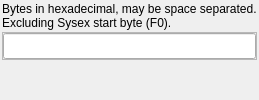
                         <widget class="QWidget" name="page_midiSend_sysex">
                          <layout class="QVBoxLayout" name="verticalLayout_30" stretch="0,0,0">
                           <property name="spacing">
                            <number>2</number>
                           </property>
                           <property name="leftMargin">
                            <number>2</number>
                           </property>
                           <property name="topMargin">
                            <number>2</number>
                           </property>
                           <property name="rightMargin">
                            <number>2</number>
                           </property>
                           <property name="bottomMargin">
                            <number>2</number>
                           </property>
                           <item>
                            <widget class="QLabel" name="label_40">
                             <property name="text">
                              <string>Bytes in hexadecimal, may be space separated. Excluding Sysex start byte (F0).</string>
                             </property>
                             <property name="wordWrap">
                              <bool>true</bool>
                             </property>
                            </widget>
                           </item>
                           <item>
                            <widget class="QFrame" name="frame_51">
                             <property name="minimumSize">
                              <size>
                               <width>0</width>
                               <height>28</height>
                              </size>
                             </property>
                             <property name="maximumSize">
                              <size>
                               <width>16777215</width>
                               <height>28</height>
                              </size>
                             </property>
                             <property name="styleSheet">
                              <string notr="true"/>
                             </property>
                             <property name="frameShape">
                              <enum>QFrame::StyledPanel</enum>
                             </property>
                             <property name="frameShadow">
                              <enum>QFrame::Raised</enum>
                             </property>
                             <property name="buttonFrame" stdset="0">
                              <bool>true</bool>
                             </property>
                             <layout class="QHBoxLayout" name="horizontalLayout_58">
                              <property name="spacing">
                               <number>1</number>
                              </property>
                              <property name="leftMargin">
                               <number>0</number>
                              </property>
                              <property name="topMargin">
                               <number>0</number>
                              </property>
                              <property name="rightMargin">
                               <number>0</number>
                              </property>
                              <property name="bottomMargin">
                               <number>0</number>
                              </property>
                              <item>
                               <widget class="QLineEdit" name="lineEdit_midiSendList_sysex_bytes">
                                <property name="sizePolicy">
                                 <sizepolicy hsizetype="Expanding" vsizetype="Minimum">
                                  <horstretch>0</horstretch>
                                  <verstretch>0</verstretch>
                                 </sizepolicy>
                                </property>
                               </widget>
                              </item>
                             </layout>
                            </widget>
                           </item>
                           <item>
                            <spacer name="verticalSpacer_8">
                             <property name="orientation">
                              <enum>Qt::Vertical</enum>
                             </property>
                             <property name="sizeType">
                              <enum>QSizePolicy::Expanding</enum>
                             </property>
                             <property name="sizeHint" stdset="0">
                              <size>
                               <width>20</width>
                               <height>10</height>
                              </size>
                             </property>
                            </spacer>
                           </item>
                          </layout>
                         </widget>
